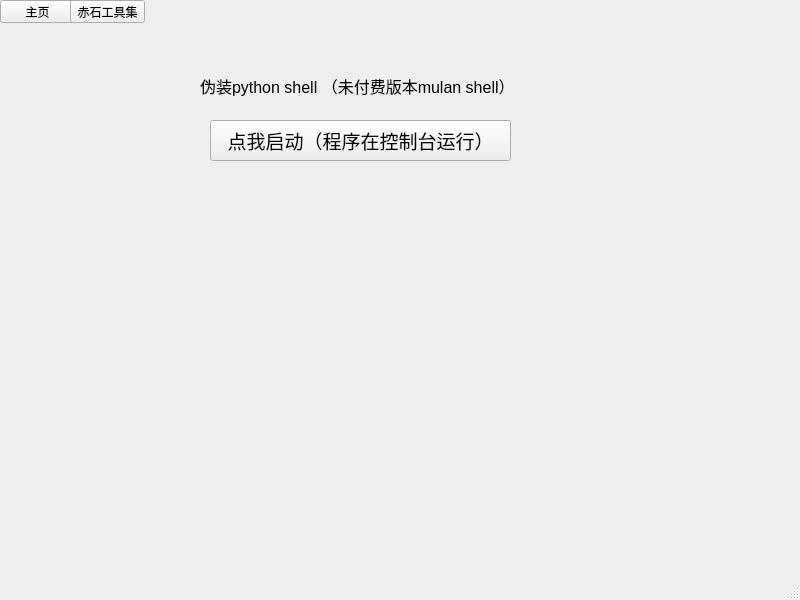
<?xml version="1.0" encoding="UTF-8"?>
<ui version="4.0">
 <class>MainWindow</class>
 <widget class="QMainWindow" name="MainWindow">
  <property name="geometry">
   <rect>
    <x>0</x>
    <y>0</y>
    <width>800</width>
    <height>600</height>
   </rect>
  </property>
  <property name="windowTitle">
   <string>赤石工具箱</string>
  </property>
  <widget class="QWidget" name="centralwidget">
   <widget class="QPushButton" name="pushButton">
    <property name="geometry">
     <rect>
      <x>0</x>
      <y>0</y>
      <width>75</width>
      <height>23</height>
     </rect>
    </property>
    <property name="text">
     <string>主页</string>
    </property>
   </widget>
   <widget class="QPushButton" name="pushButton_2">
    <property name="geometry">
     <rect>
      <x>70</x>
      <y>0</y>
      <width>75</width>
      <height>23</height>
     </rect>
    </property>
    <property name="text">
     <string>赤石工具集</string>
    </property>
   </widget>
   <widget class="QLabel" name="label">
    <property name="geometry">
     <rect>
      <x>200</x>
      <y>40</y>
      <width>361</width>
      <height>91</height>
     </rect>
    </property>
    <property name="font">
     <font>
      <family>Arial</family>
      <pointsize>12</pointsize>
     </font>
    </property>
    <property name="lineWidth">
     <number>1</number>
    </property>
    <property name="text">
     <string>伪装python shell （未付费版本mulan shell）</string>
    </property>
   </widget>
   <widget class="QPushButton" name="pushButton_3">
    <property name="geometry">
     <rect>
      <x>210</x>
      <y>120</y>
      <width>301</width>
      <height>41</height>
     </rect>
    </property>
    <property name="font">
     <font>
      <family>Arial</family>
      <pointsize>14</pointsize>
     </font>
    </property>
    <property name="text">
     <string>点我启动（程序在控制台运行）</string>
    </property>
   </widget>
  </widget>
  <widget class="QStatusBar" name="statusbar"/>
 </widget>
 <resources/>
 <connections/>
</ui>
